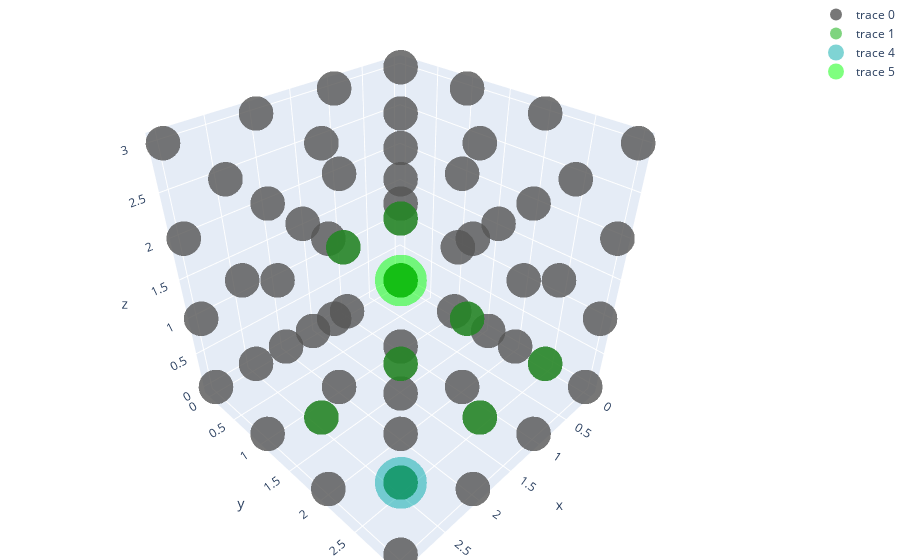

Here is the notebook cell this chart was saved with:
### Code cell
plot_cube(cube_sol,start_point=(0,0,0))

### Figure 1 — Plotly figure (JSON) as saved in the notebook; plotly's stock layout.template omitted (floating-point values rounded to 4 significant figures)
{"data": [{"marker": {"color": "#555", "opacity": 0.8, "size": 12}, "mode": "markers", "type": "scatter3d", "x": [0, 0, 0, 0, 0, 0, 0, 0, 0, 0, 0, 0, 0, 0, 0, 0, 1, 1, 1, 1, 1, 1, 1, 1, 1, 1, 1, 1, 1, 1, 1, 1, 2, 2, 2, 2, 2, 2, 2, 2, 2, 2, 2, 2, 2, 2, 2, 2, 3, 3, 3, 3, 3, 3, 3, 3, 3, 3, 3, 3, 3, 3, 3, 3], "y": [0, 0, 0, 0, 1, 1, 1, 1, 2, 2, 2, 2, 3, 3, 3, 3, 0, 0, 0, 0, 1, 1, 1, 1, 2, 2, 2, 2, 3, 3, 3, 3, 0, 0, 0, 0, 1, 1, 1, 1, 2, 2, 2, 2, 3, 3, 3, 3, 0, 0, 0, 0, 1, 1, 1, 1, 2, 2, 2, 2, 3, 3, 3, 3], "z": [0, 1, 2, 3, 0, 1, 2, 3, 0, 1, 2, 3, 0, 1, 2, 3, 0, 1, 2, 3, 0, 1, 2, 3, 0, 1, 2, 3, 0, 1, 2, 3, 0, 1, 2, 3, 0, 1, 2, 3, 0, 1, 2, 3, 0, 1, 2, 3, 0, 1, 2, 3, 0, 1, 2, 3, 0, 1, 2, 3, 0, 1, 2, 3]}, {"marker": {"color": "#0a0", "opacity": 0.5, "size": 12}, "mode": "markers", "type": "scatter3d", "x": [0, 1, 1, 1, 1, 2, 2, 3, 3], "y": [0, 0, 1, 2, 3, 2, 3, 2, 3], "z": [1, 1, 1, 1, 1, 1, 1, 1, 1]}, {"marker": {"color": "#f00", "opacity": 0.5, "size": 12}, "mode": "markers", "type": "scatter3d", "x": [], "y": [], "z": []}, {"marker": {"color": "#000", "opacity": 1, "size": 12}, "mode": "markers", "type": "scatter3d", "x": [], "y": [], "z": []}, {"marker": {"color": "#0aa", "opacity": 0.5, "size": 18}, "mode": "markers", "type": "scatter3d", "x": [3], "y": [3], "z": [1]}, {"marker": {"color": "#0f0", "opacity": 0.5, "size": 18}, "mode": "markers", "type": "scatter3d", "x": [0], "y": [0], "z": [0]}], "layout": {"margin": {"b": 0, "l": 0, "r": 0, "t": 0}}}
